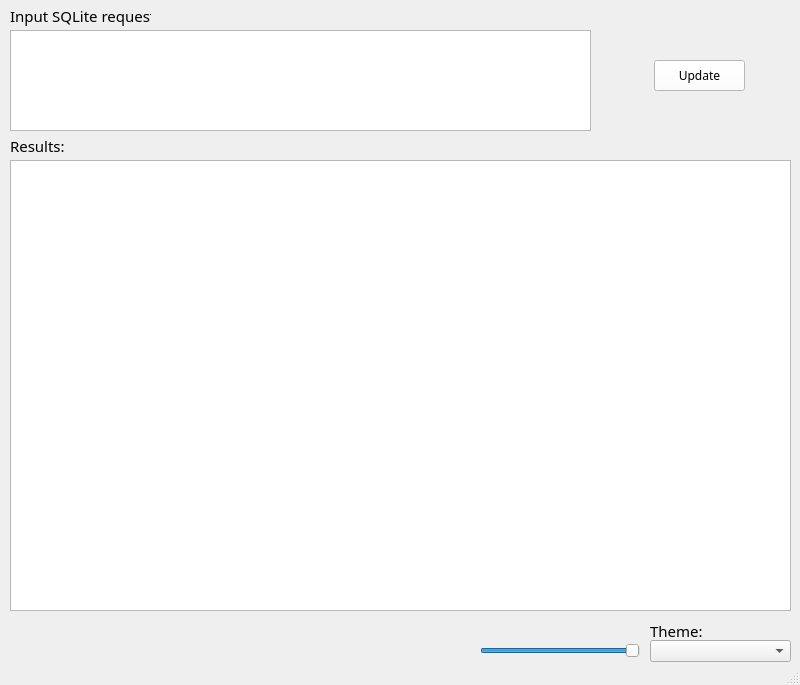
<?xml version="1.0" encoding="UTF-8"?>
<ui version="4.0">
 <class>MainWindow</class>
 <widget class="QMainWindow" name="MainWindow">
  <property name="geometry">
   <rect>
    <x>0</x>
    <y>0</y>
    <width>800</width>
    <height>685</height>
   </rect>
  </property>
  <property name="font">
   <font>
    <family>Microsoft YaHei</family>
   </font>
  </property>
  <property name="windowTitle">
   <string>MainWindow</string>
  </property>
  <property name="styleSheet">
   <string notr="true"/>
  </property>
  <widget class="QWidget" name="centralwidget">
   <widget class="QTextEdit" name="textEdit">
    <property name="geometry">
     <rect>
      <x>10</x>
      <y>30</y>
      <width>581</width>
      <height>101</height>
     </rect>
    </property>
    <property name="styleSheet">
     <string notr="true"/>
    </property>
   </widget>
   <widget class="QPushButton" name="pushButton">
    <property name="geometry">
     <rect>
      <x>654</x>
      <y>60</y>
      <width>91</width>
      <height>31</height>
     </rect>
    </property>
    <property name="styleSheet">
     <string notr="true">background-color: rgb(255, 255, 255);</string>
    </property>
    <property name="text">
     <string>Update</string>
    </property>
   </widget>
   <widget class="QTableWidget" name="tableWidget">
    <property name="geometry">
     <rect>
      <x>10</x>
      <y>160</y>
      <width>781</width>
      <height>451</height>
     </rect>
    </property>
    <property name="styleSheet">
     <string notr="true">gridline-color: rgb(255, 0, 0);
selection-background-color: rgb(255, 0, 0);
selection-color: rgb(255, 0, 0);
alternate-background-color: rgb(255, 0, 0);</string>
    </property>
   </widget>
   <widget class="QLabel" name="label">
    <property name="geometry">
     <rect>
      <x>10</x>
      <y>5</y>
      <width>141</width>
      <height>21</height>
     </rect>
    </property>
    <property name="font">
     <font>
      <family>Segoe UI Semibold</family>
      <pointsize>11</pointsize>
     </font>
    </property>
    <property name="styleSheet">
     <string notr="true"/>
    </property>
    <property name="text">
     <string>Input SQLite request:</string>
    </property>
   </widget>
   <widget class="QLabel" name="label_2">
    <property name="geometry">
     <rect>
      <x>10</x>
      <y>130</y>
      <width>61</width>
      <height>31</height>
     </rect>
    </property>
    <property name="font">
     <font>
      <family>Segoe UI Semibold</family>
      <pointsize>11</pointsize>
     </font>
    </property>
    <property name="text">
     <string>Results:</string>
    </property>
   </widget>
   <widget class="QLabel" name="label_3">
    <property name="geometry">
     <rect>
      <x>10</x>
      <y>630</y>
      <width>351</width>
      <height>31</height>
     </rect>
    </property>
    <property name="font">
     <font>
      <family>Segoe UI Semilight</family>
      <pointsize>10</pointsize>
     </font>
    </property>
    <property name="text">
     <string/>
    </property>
   </widget>
   <widget class="QComboBox" name="comboBox">
    <property name="geometry">
     <rect>
      <x>650</x>
      <y>640</y>
      <width>141</width>
      <height>22</height>
     </rect>
    </property>
   </widget>
   <widget class="QLabel" name="label_5">
    <property name="geometry">
     <rect>
      <x>650</x>
      <y>620</y>
      <width>111</width>
      <height>21</height>
     </rect>
    </property>
    <property name="font">
     <font>
      <family>Segoe UI Semibold</family>
      <pointsize>11</pointsize>
     </font>
    </property>
    <property name="text">
     <string>Theme:</string>
    </property>
   </widget>
   <widget class="QSlider" name="horizontalSlider">
    <property name="geometry">
     <rect>
      <x>480</x>
      <y>640</y>
      <width>160</width>
      <height>22</height>
     </rect>
    </property>
    <property name="maximum">
     <number>100</number>
    </property>
    <property name="value">
     <number>100</number>
    </property>
    <property name="orientation">
     <enum>Qt::Horizontal</enum>
    </property>
   </widget>
  </widget>
  <widget class="QStatusBar" name="statusbar"/>
 </widget>
 <resources/>
 <connections/>
</ui>
